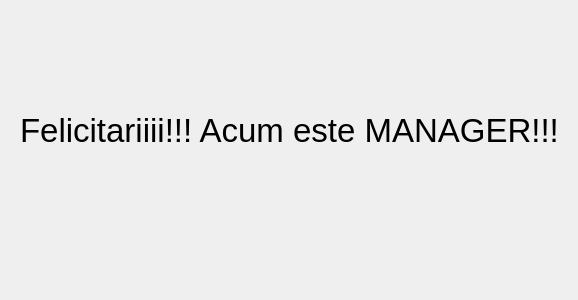
<?xml version="1.0" encoding="UTF-8"?>
<ui version="4.0">
 <class>Manager_Window</class>
 <widget class="QWidget" name="Manager_Window">
  <property name="geometry">
   <rect>
    <x>0</x>
    <y>0</y>
    <width>578</width>
    <height>300</height>
   </rect>
  </property>
  <property name="windowTitle">
   <string>Manager_Window</string>
  </property>
  <widget class="QLabel" name="label">
   <property name="geometry">
    <rect>
     <x>20</x>
     <y>90</y>
     <width>541</width>
     <height>81</height>
    </rect>
   </property>
   <property name="styleSheet">
    <string notr="true">font-size:25pt</string>
   </property>
   <property name="text">
    <string>Felicitariiii!!! Acum este MANAGER!!!</string>
   </property>
  </widget>
 </widget>
 <layoutdefault spacing="6" margin="11"/>
 <resources/>
 <connections/>
</ui>
